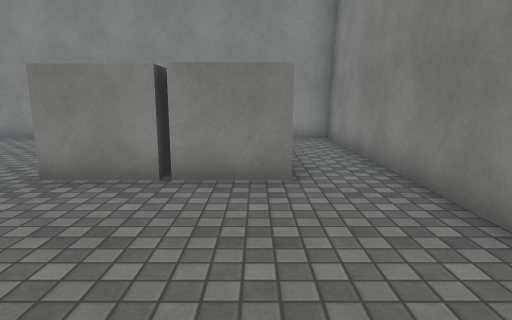
[1] (above)

16 first-person views from a walk through a scene from a Unity 3-D project. The camera is 1.3 m above the floor, tilts 10° down and sees 75° across. The floor is counted in squares, 1 m on a side. Each view is taken from the middle of a square. On the plan, view 1 faces up. The plan holds only what a view shows up to about 14 squares ahead; the rest is blank. The player is left out. Surface patterns are stand-ins for the level's own textures.

[2]
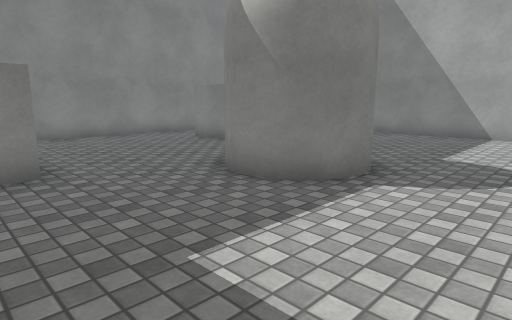

[3]
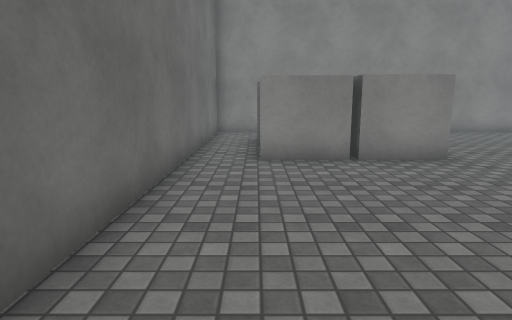

[4]
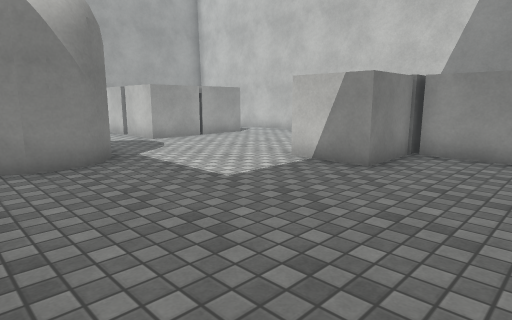

[5]
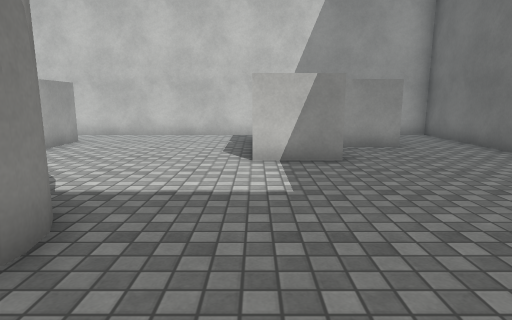

[6]
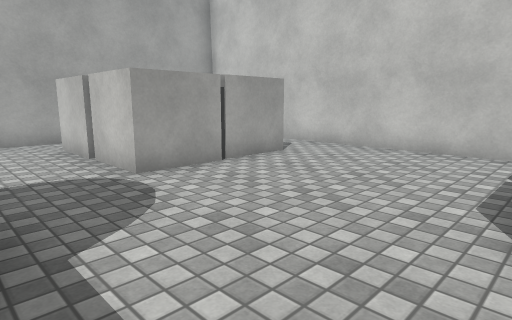

[7]
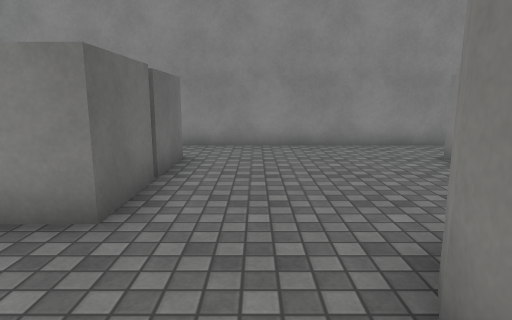

[8]
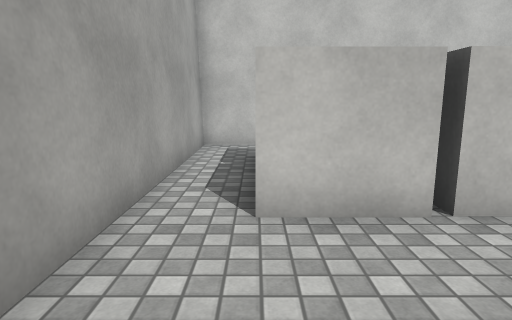

[9]
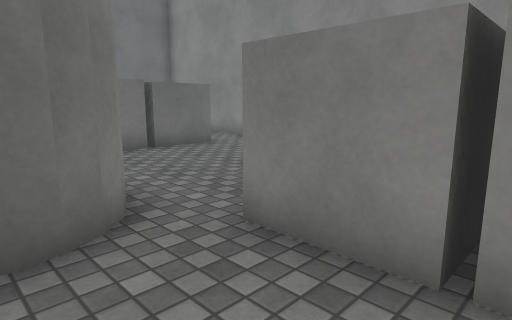

[10]
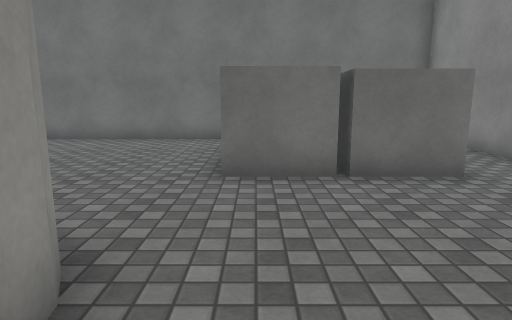

[11]
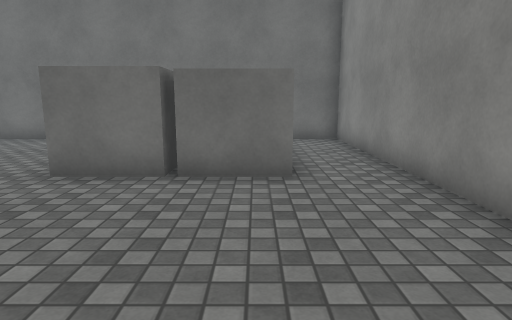

[12]
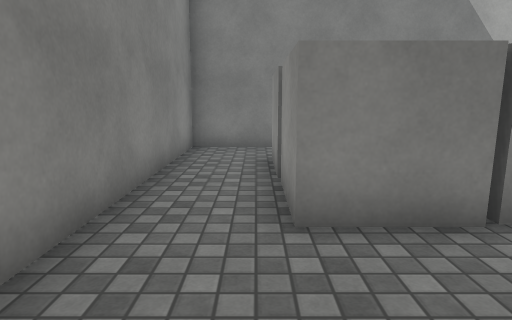

[13]
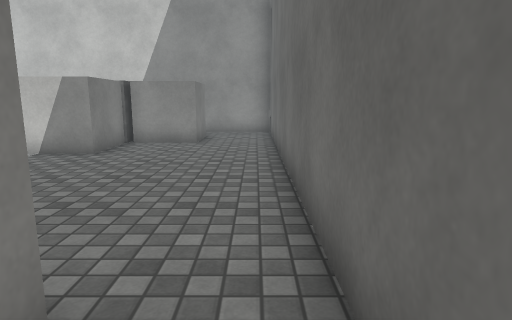

[14]
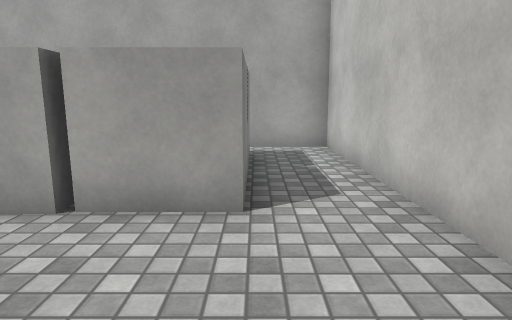

[15]
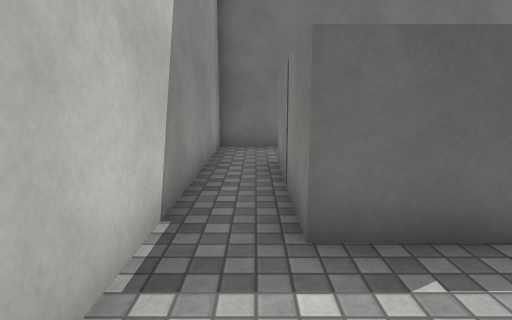

[16]
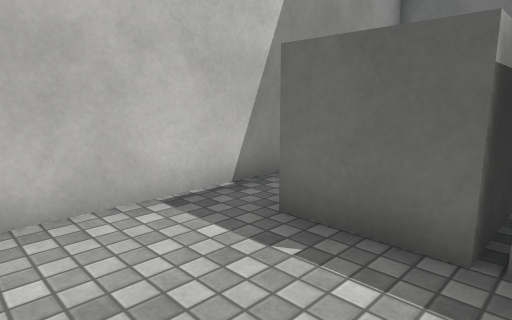

### Floor plan
Points are (right, up) in squares from view 1. A wall is a line through its corners. A room is listed if a view was taken in it or the views show most of it. See-through windows are left out.
Room 1 (views 1, 2, 3, 4, 5, 6, 7, 8, 9, 10, 11, 12, 13, 14, 15, 16)
walls: (-6.6, 2.2) (-6.9, 2.8); (-6.9, 2.6) (-7, 3.3); (-6.2, 1.9) (-6.7, 2.4); (-7, 3) (-6.9, 3.8) (-6.6, 4.4) (-6, 4.7) (-5.3, 4.8) (-4.6, 4.5) (-4.3, 4.2); (-5.7, 1.7) (-6.4, 2.1); (-4.9, 1.9) (-5.5, 1.8) (-6, 1.9); (-4.1, 4) (-4, 3.2); (-4.4, 4.4) (-4.1, 3.8); (-15.6, -7) (2.6, -7) (2.6, 11.8) (-15.6, 11.8) (-15.6, -7)
objects: other object (-14, 6) to (-14, 9); other object (-13, -5) to (-9, -2); other object (-12, 6) to (-10, 9); other object (-3, -5) to (1, -1); other object (-3, 6) to (-1, 7)

Where each view was taken, in squares from view 1:
view 1: 0 up, 0 right, facing up
view 2: 1 down, 11 left, facing up-right
view 3: 2 down, 14 left, facing up
view 4: 5 up, 14 left, facing down-right
view 5: 6 up, 9 left, facing down
view 6: 2 up, 9 left, facing down-right
view 7: 2 up, 8 left, facing up
view 8: 3 up, 1 right, facing down
view 9: 3 up, 1 left, facing up-left
view 10: 6 up, 4 left, facing left
view 11: 9 up, 4 left, facing left
view 12: 10 up, 7 left, facing right
view 13: 7 up, 15 left, facing down
view 14: 5 down, 7 left, facing right
view 15: 6 down, 6 left, facing left
view 16: 3 down, 6 left, facing down-left
